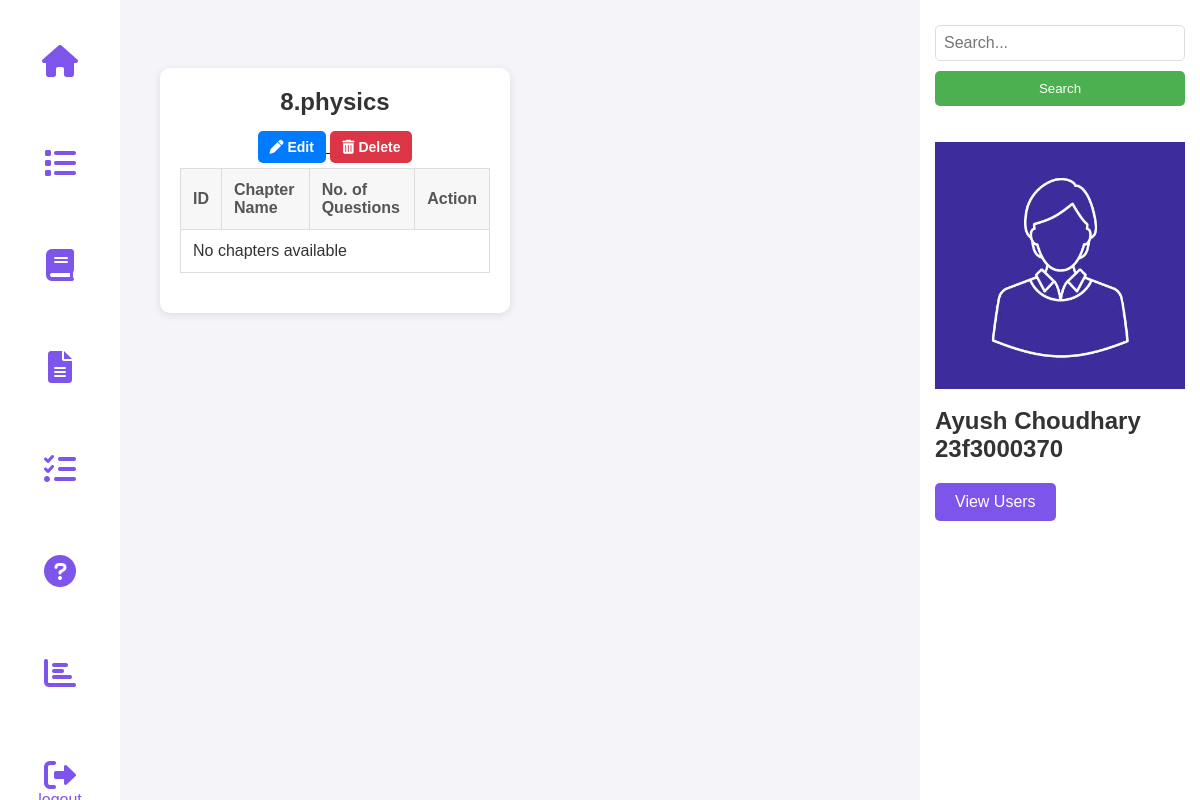
The app's page /admin_dashboard (signed in), older data.
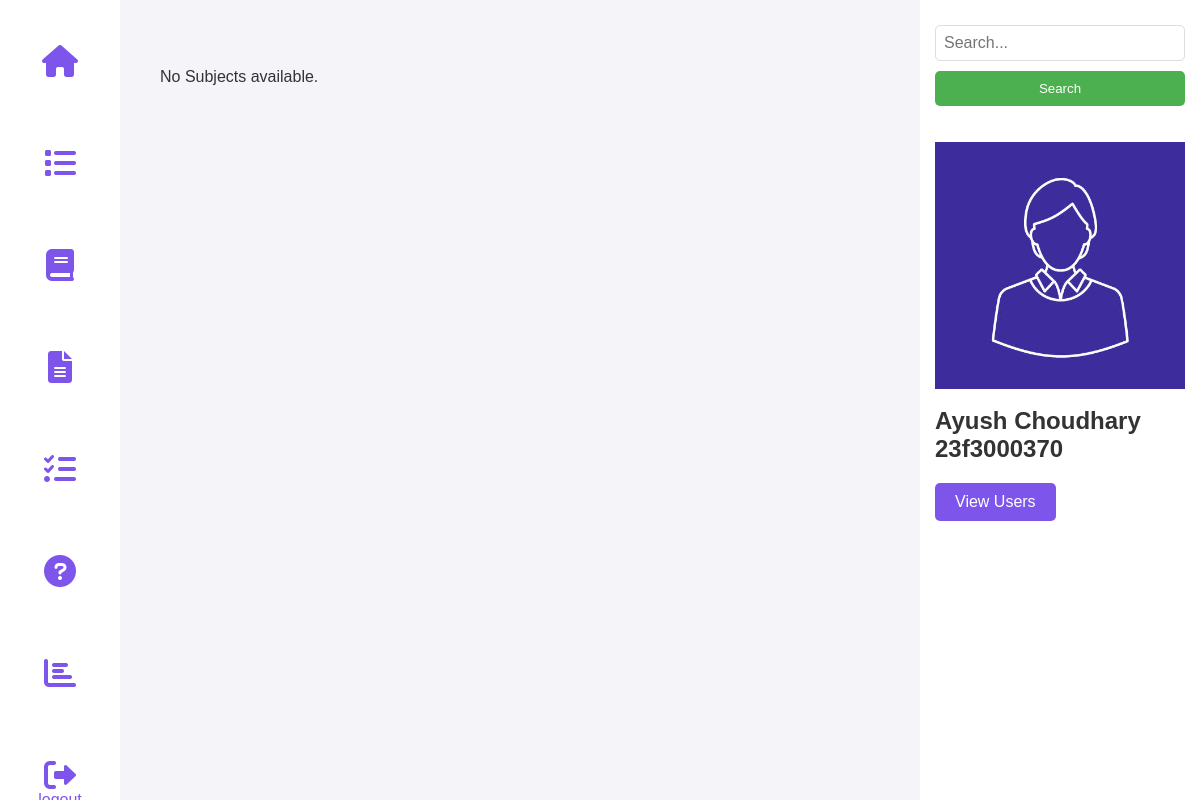
The same page, newer data.
### tables this page shows
CREATE TABLE SUBJECTS(
    id INTEGER PRIMARY KEY AUTOINCREMENT,
    subject_name TEXT NOT NULL
    );

### controllers/admin.py (the view, shortened to what this page needs)
@admin_bp.route('/admin_dashboard')
def admin_dashboard():
    if 'admin' not in session:
        return redirect(url_for('auth.admin_login'))
    conn = get_db_connection()
    cursor = conn.cursor()
    cursor.execute("SELECT * FROM SUBJECTS")
    subjects = cursor.fetchall()
    cursor.execute("SELECT id, chapter_name, subject_id, no_of_question FROM CHAPTERS")
    chapters = cursor.fetchall()
    conn.close()
    subject_dict = {sub[0]: {"id": sub[0], "name": sub[1], "chapters": []} for sub in subjects}
    return render_template('admin/admin_dashboard.html', subjects=subject_dict.values())

### models/setup_db.py (called while the page is built)
def get_db_connection():
    try:
        conn = sqlite3.connect(DB_PATH)
        conn.execute("PRAGMA foreign_keys = ON;")
        return conn
    except sqlite3.Error as e:
        print(f"❌ Database connection failed: {e}")
        return None

### templates/admin/admin_dashboard.html (shortened to what this page needs)
<!DOCTYPE html>
<html lang="en">
<head>
  <link rel="stylesheet" href="https://cdnjs.cloudflare.com/ajax/libs/font-awesome/6.0.0/css/all.min.css">
  <link rel="stylesheet" href="{{ url_for('static', filename='admin.css') }}">
</head>
<body>
  <nav class="nav">
    <div class="nav-left">
      <a href="{{ url_for('admin.admin_dashboard') }}"><button class="nav-button"><i
            class="fas fa-home fa-2x"></i></button></a>
      <a href="{{ url_for('admin.view_quiz') }}"><button class="nav-button"><i
            class="fas fa-list fa-2x"></i></button></a>
      <a href="{{ url_for('admin.add_subject') }}"><button class="nav-button"><i
            class="fas fa-book fa-2x"></i></button></a>
      <a href="{{ url_for('admin.add_chapter') }}"><button class="nav-button"><i
            class="fas fa-file-alt fa-2x"></i></button></a>
      <a href="{{ url_for('admin.add_quiz') }}"><button class="nav-button"><i
            class="fas fa-tasks fa-2x"></i></button></a>
      <a href="{{ url_for('admin.add_question') }}"><button class="nav-button"><i
            class="fas fa-question-circle fa-2x"></i></button></a>
      <a href="{{ url_for('admin.admin_summary') }}"><button class="nav-button"><i
            class="fas fa-chart-bar fa-2x"></i></button></a>
      <a href="{{ url_for('auth.logout') }}"><button class="nav-button"><i
            class="fas fa-sign-out-alt fa-2x"></i>logout</button></a>
    </div>
  </nav>
  <nav class="nav2">
    <div class="nav-right">
      <form method="GET" action="{{ url_for('admin.search_admin') }}">
        <input type="text" name="query" class="search-bar" placeholder="Search...">
        <button type="submit" class="search-button">Search</button>
      </form>
      <br><br>
      <img src="{{ url_for('static', filename='profile.png') }}" alt="Admin Profile" class="profile">
      <br>
      <h1>Ayush Choudhary</h1>
      <h2>23f3000370</h2>
      <a href="{{ url_for('admin.view_users') }}"><button class="back-button">View Users</button></a>
    </div>
  </nav>
  <div class="container2">
    {% for subject in subjects %}
    <div class="quiz-box">
      <h1>{{subject.id}}.{{ subject.name }}</h1>
      <a href="{{ url_for('admin.edit_subject', subject_id=subject.id) }}">
        <button class="edit-btn"><i class="fas fa-pen"></i> Edit</button>
      </a>
      <a href="{{ url_for('admin.delete_subject', subject_id=subject.id) }}" class="delete-button">
        <i class="fas fa-trash-alt"></i> Delete
      </a>
      <table border="1">
        <thead>
          <tr>
            <th>ID</th>
            <th>Chapter Name</th>
            <th>No. of Questions</th>
            <th>Action</th>
          </tr>
        </thead>
        <tbody>
          {% for chapter in subject.chapters %}
          <tr>
            <td>{{ chapter.id }}</td>
            <td>{{ chapter.name }}</td>
            <td>{{ chapter.no_of_question }}</td>
            <td>
              <div class="button-group">
                <br>
                <a href="{{ url_for('admin.delete_chapter', chapter_id=chapter.id) }}" class="delete-button">
                  <i class="fas fa-trash-alt"></i>
                </a>
                <a href="{{ url_for('admin.edit_chapter', chapter_id=chapter.id) }}" class="edit-btn">
                  <i class="fas fa-pen"></i>
                </a>
              </div>
            </td>
          </tr>
          {% else %}
          <tr>
            <td colspan="4">No chapters available</td>
          </tr>
          {% endfor %}
        </tbody>
      </table>
    </div>
    {% else %}
    <p>No Subjects available.</p>
    {% endfor %}
  </div>
</body>
</html>

Row changes from the older to the newer data that the page shows:
removed SUBJECTS: id "8", name "physics"
Text that changed along with them:
text now shown: "No Subjects available."
